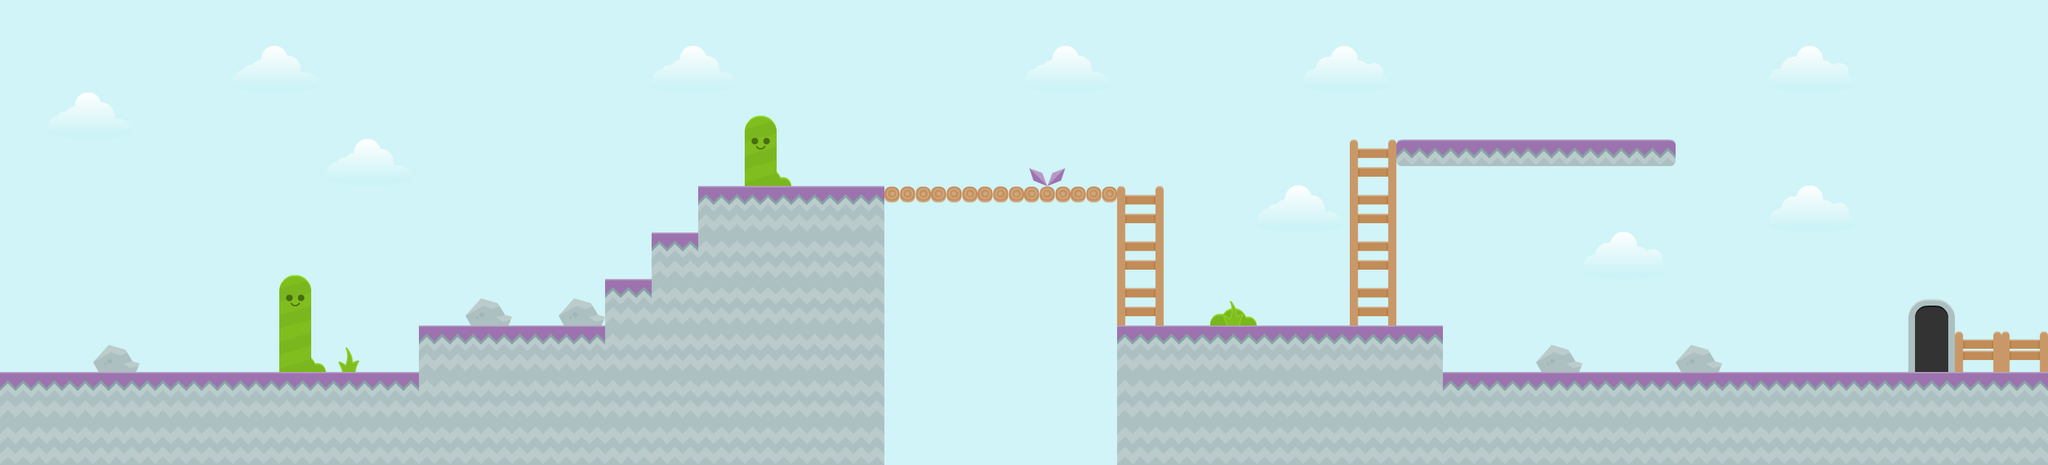

A level layout from a 2D game, rendered from its tile map. Below: a short description, then the map file with tile-grid data replaced by summaries:
An orthogonal 44x10 tile map with 70x70 px tiles, 4 tile layers (bg, bg 2, bg3, world), 3 tilesets and 22 objects (9x blocker, 2x ladder, 2x enemy, 2x itemblock, Start, ...).

<map version="1.0" orientation="orthogonal" renderorder="right-down" width="44" height="10" tilewidth="70" tileheight="70" nextobjectid="77">
 <tileset firstgid="1" name="world" tilewidth="70" tileheight="70" spacing="2" tilecount="156" columns="12">
  <image source="../map_tiles/world/tiles_spritesheet.png" width="914" height="936" />
 </tileset>
 <tileset firstgid="157" name="sky" tilewidth="70" tileheight="70" tilecount="9" columns="3">
  <image source="../map_tiles/world/bg.png" width="256" height="256" />
 </tileset>
 <tileset firstgid="166" name="decals" tilewidth="129" tileheight="146" tilecount="10" columns="0">
  <tile id="1">
   <image width="70" height="70" source="../map_tiles/world/bush.png" />
  </tile>
  <tile id="2">
   <image width="70" height="70" source="../map_tiles/world/cactus.png" />
  </tile>
  <tile id="3">
   <image width="128" height="71" source="../map_tiles/world/cloud1.png" />
  </tile>
  <tile id="4">
   <image width="129" height="71" source="../map_tiles/world/cloud2.png" />
  </tile>
  <tile id="5">
   <image width="129" height="71" source="../map_tiles/world/cloud3.png" />
  </tile>
  <tile id="6">
   <image width="48" height="146" source="../map_tiles/world/hill_large.png" />
  </tile>
  <tile id="7">
   <image width="48" height="106" source="../map_tiles/world/hill_small.png" />
  </tile>
  <tile id="8">
   <image width="70" height="70" source="../map_tiles/world/plant.png" />
  </tile>
  <tile id="9">
   <image width="70" height="70" source="../map_tiles/world/plantPurple.png" />
  </tile>
  <tile id="10">
   <image width="70" height="70" source="../map_tiles/world/rock.png" />
  </tile>
 </tileset>
 <layer name="bg" width="44" height="10">
  <data>[440 cells, 440 non-empty, 9 distinct tile ids]</data>
 </layer>
 <layer name="bg 2" width="44" height="10">
  <data>[440 cells, 19 non-empty, 6 distinct tile ids]</data>
 </layer>
 <layer name="bg3" width="44" height="10">
  <data>[440 cells, 11 non-empty, 5 distinct tile ids]</data>
 </layer>
 <layer name="world" width="44" height="10">
  <data>[440 cells, 126 non-empty, 8 distinct tile ids]</data>
 </layer>
 <objectgroup name="Objektebene 1">
  <object id="2" name="Start" x="70" y="420" width="70" height="140" />
  <object id="12" name="blocker" x="1330" y="280">
   <properties>
    <property name="blocker" value="t" />
   </properties>
   <polygon points="0,0 350,0 350,35 0,35" />
  </object>
  <object id="14" name="blocker" x="2100" y="210">
   <properties>
    <property name="blocker" value="tlrb" />
   </properties>
   <polygon points="0,0 420,0 420,41 0,41" />
  </object>
  <object id="15" name="end" x="2870" y="420" width="70" height="140" />
  <object id="17" name="ladder" x="1697.5" y="280" width="35" height="206" />
  <object id="18" name="ladder" x="2047.5" y="210" width="35" height="275" />
  <object id="28" name="blocker" x="1050" y="280" width="280" height="420" />
  <object id="29" name="blocker" x="980" y="350" width="70" height="350" />
  <object id="30" name="blocker" x="910" y="420" width="70" height="280" />
  <object id="32" name="blocker" x="630" y="490" width="280" height="210" />
  <object id="33" name="blocker" x="0" y="560" width="630" height="140" />
  <object id="35" name="blocker" x="1680" y="490" width="490" height="210" />
  <object id="36" name="blocker" x="2170" y="560" width="910" height="140" />
  <object id="51" name="enemy2" x="1444" y="195" width="26" height="37" />
  <object id="52" name="enemy" x="902.667" y="220" width="89.3333" height="72.6667" />
  <object id="53" name="enemy" x="1125.33" y="178.667" width="168.667" height="60.6667" />
  <object id="64" name="itemblock" x="210" y="280" width="70" height="70" />
  <object id="65" name="itemblock" x="700" y="210" width="70" height="70" />
  <object id="66" name="lowb" x="0" y="682.5" width="3080" height="17.5" />
  <object id="68" name="leftb" x="0" y="0" width="17.5" height="700" />
  <object id="73" name="rightb" x="3062.5" y="0" width="17.5" height="700" />
  <object id="74" name="upb" x="0" y="35" width="3080" height="17.5" />
 </objectgroup>
</map>
